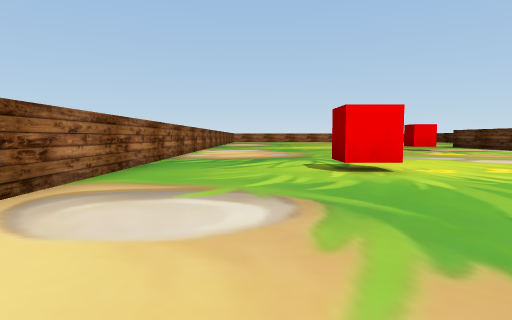
[1] (above)

22 first-person views from a walk through a scene from a Unity 3-D project. The camera is 0.62 m above the floor, tilts 4° down and sees 75° across. The floor is counted in squares, 1 m on a side. Each view is taken from the middle of a square. On the plan, view 1 faces up. The plan holds only what a view shows up to about 10 squares ahead; the rest is blank. The place goes on beyond the plan. The player is left out.

[2]
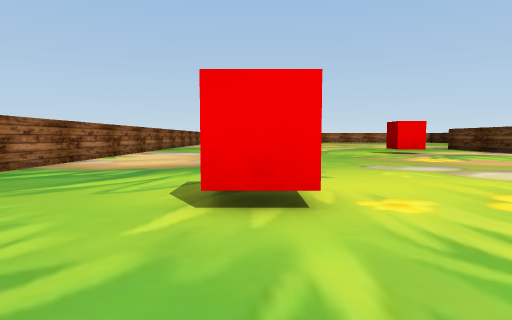

[3]
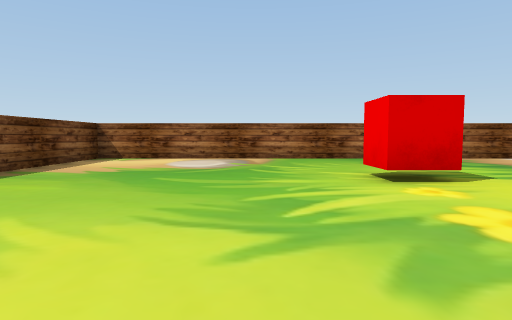

[4]
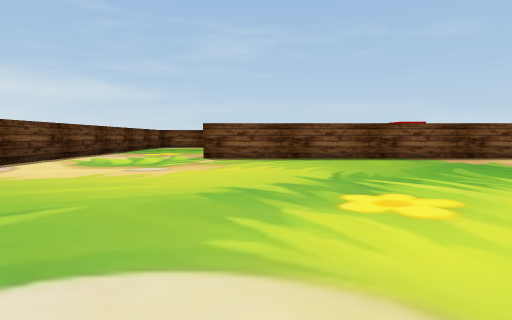

[5]
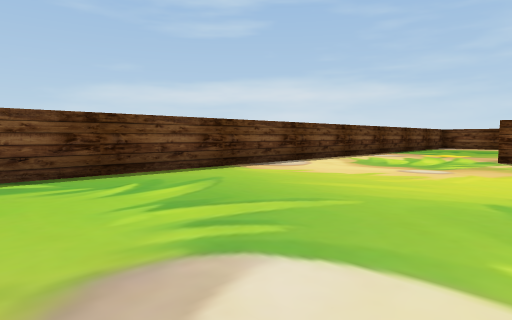

[6]
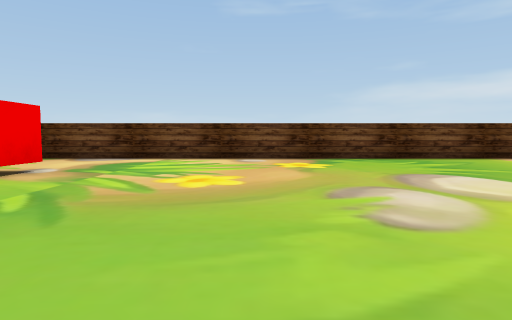

[7]
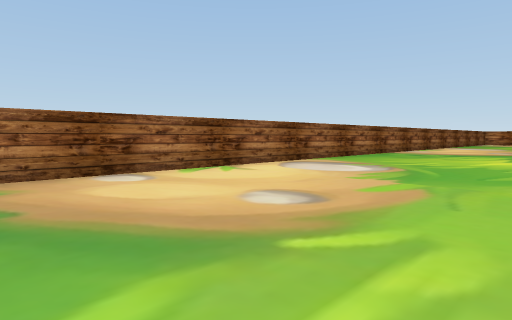

[8]
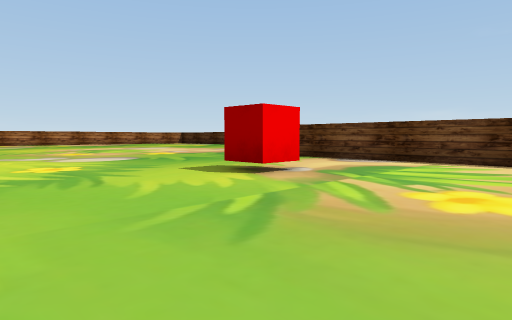

[9]
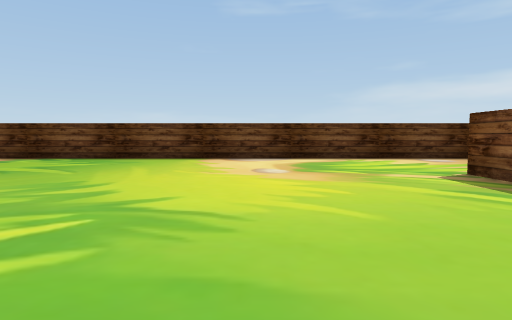

[10]
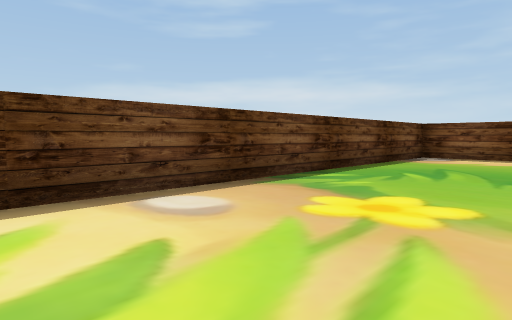

[11]
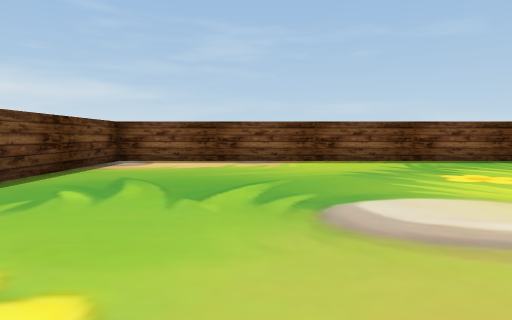

[12]
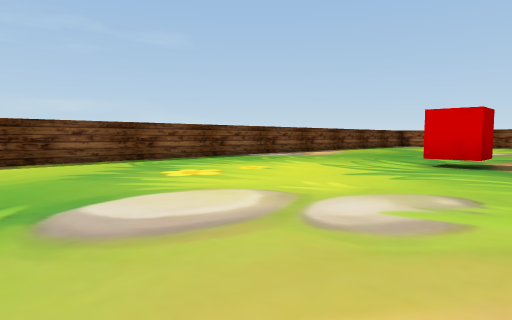

[13]
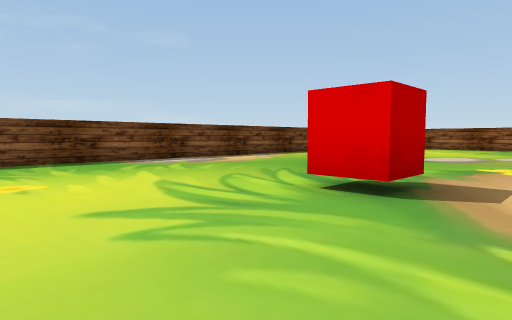

[14]
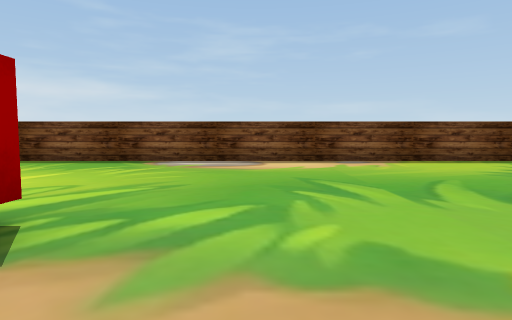

[15]
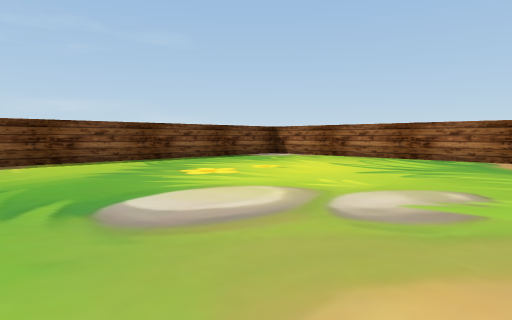

[16]
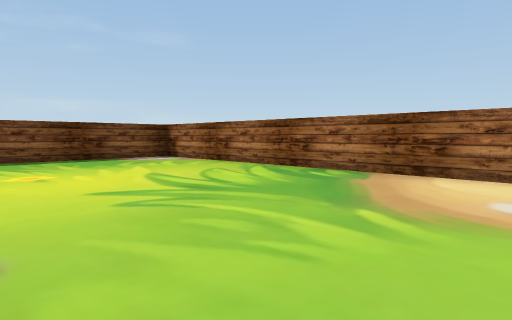

[17]
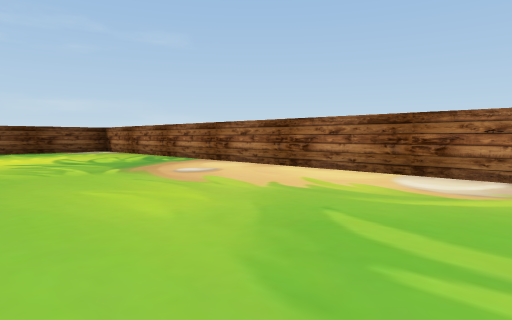

[18]
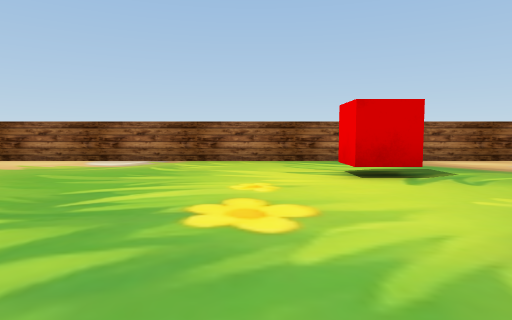

[19]
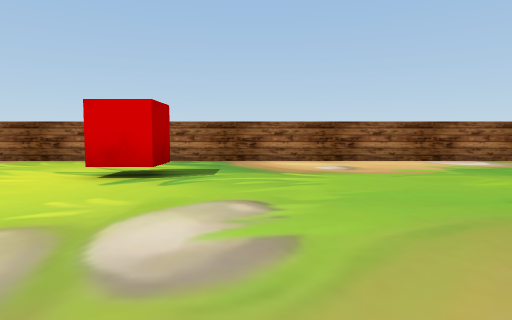

[20]
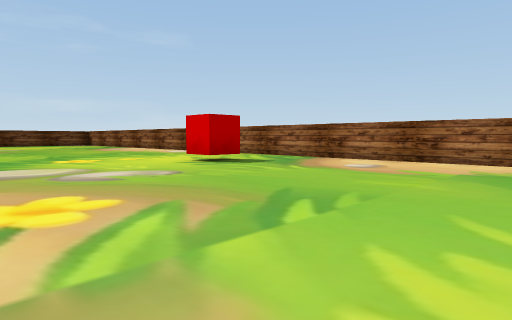

[21]
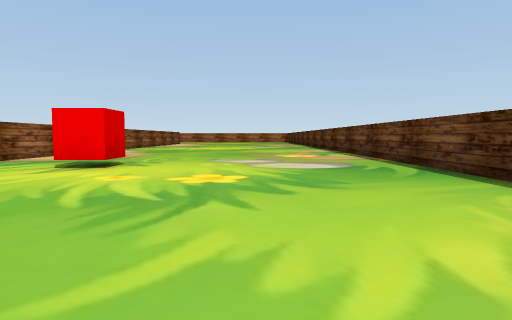

[22]
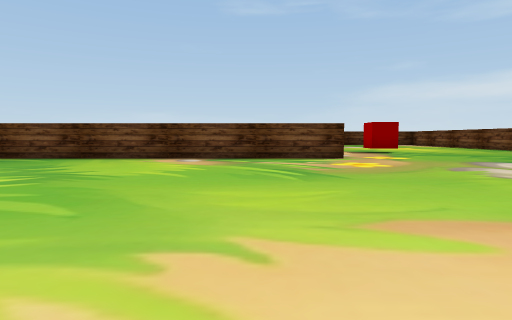

### Floor plan
Points are (right, up) in squares from view 1. A wall is a line through its corners. A room is listed if a view was taken in it or the views show most of it. See-through windows are left out.
Room 1 (views 1, 2, 3, 4, 5, 6, 7, 8, 9, 10, 11, 12)
walls: (-2.5, 15.5) (-2.5, -0.5) (7.5, -0.5); (11.5, -2.5) (11.5, 15.5)
ways out: opening at (9.5, -2) to room 2
objects: other object (2, 6) to (2, 7); other object (7, 15) to (8, 15)
Room 2 (views 13, 14, 15, 16, 17, 18, 19, 20, 21, 22)
walls: (-3.5, -1.5) (-3.5, 11.1); (-12.8, -10.5) (11.5, -10.5) (11.5, -2.5); (-13.5, 15.5) (-13.5, -9.8)
ways out: opening at (9.5, -2) to room 1
objects: other object (-11, 8) to (-10, 8); other object (0, -4)

Positions as (right, up) in squares from view 1, and headings:
1: (0, 0), facing up
2: (2, 3), facing up
3: (7, 4), facing left
4: (6, 9), facing down
5: (6, 9), facing down-right
6: (2, 11), facing right
7: (3, 9), facing up-left
8: (3, 11), facing up-right
9: (2, 3), facing right
10: (8, 0), facing down-right
11: (8, -2), facing down
12: (8, -2), facing down-left
13: (4, -2), facing down-left
14: (-2, -2), facing down
15: (-4, -2), facing down-left
16: (-8, -1), facing down-left
17: (-8, 4), facing down-left
18: (-5, 6), facing left
19: (-5, 10), facing left
20: (-5, 15), facing down-left
21: (-7, 1), facing up
22: (-13, 1), facing right
